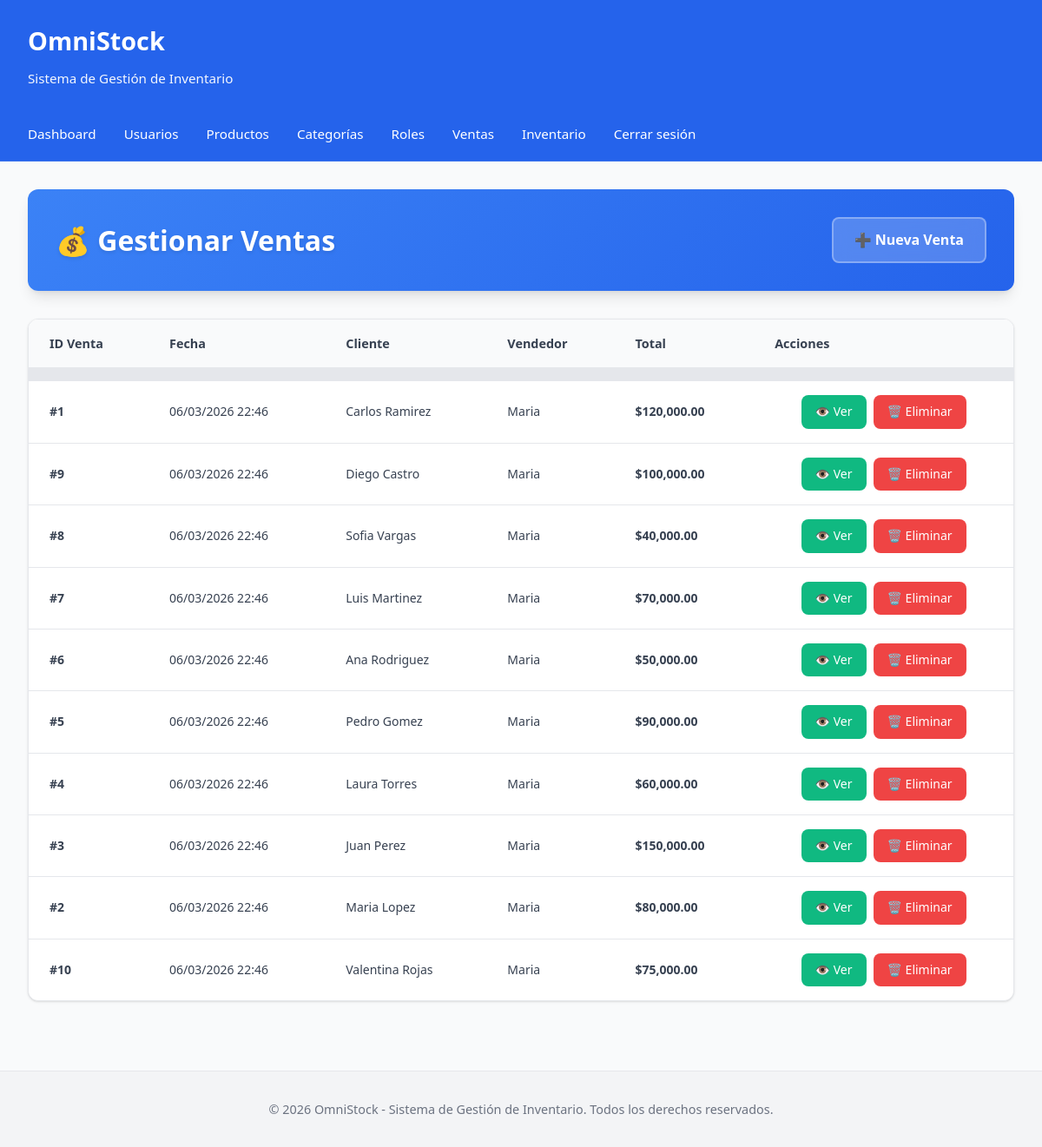
/ventas/index.php (signed in), run on the app's committed database.
### tables this page shows
CREATE TABLE ventas(
id_venta INT AUTO_INCREMENT PRIMARY KEY,
fecha TIMESTAMP DEFAULT CURRENT_TIMESTAMP,
cliente INT,
usuario INT,
total DECIMAL(10,2),
FOREIGN KEY (cliente) REFERENCES clientes(id_cliente),
FOREIGN KEY (usuario) REFERENCES usuarios(id_usuario)
);

CREATE TABLE clientes(
id_cliente INT AUTO_INCREMENT PRIMARY KEY,
nombre VARCHAR(100),
telefono VARCHAR(20),
correo VARCHAR(100)
);

CREATE TABLE usuarios(
id_usuario INT AUTO_INCREMENT PRIMARY KEY,
nom_usuario VARCHAR(50),
apell_usuario VARCHAR(50),
tipo_documento INT,
N_documento VARCHAR(20),
telefono VARCHAR(20),
correo_usuario VARCHAR(100),
password_usuario VARCHAR(255),
rol INT,
FOREIGN KEY (tipo_documento) REFERENCES tip_documento(id_tip_documento),
FOREIGN KEY (rol) REFERENCES rol(id_rol)
);

### ventas/index.php (the view, shortened to what this page needs)
<?php
include("../config/conexion.php");
include("../includes/header.php");
$sql = "SELECT v.id_venta, v.fecha, c.nombre, u.nom_usuario, v.total
FROM ventas v
LEFT JOIN clientes c ON v.cliente = c.id_cliente
LEFT JOIN usuarios u ON v.usuario = u.id_usuario
ORDER BY v.fecha DESC";
$result = $conn->query($sql);
?>
<div class="page-header">
    <h1>💰 Gestionar Ventas</h1>
    <div class="action-section">
        <a href="crear.php" class="btn-primary">
            ➕ Nueva Venta
        </a>
    </div>
</div>
<div class="data-table-container">
    <table class="data-table">
        <thead>
            <tr>
                <th>ID Venta</th>
                <th>Fecha</th>
                <th>Cliente</th>
                <th>Vendedor</th>
                <th>Total</th>
                <th>Acciones</th>
            </tr>
        </thead>
        <tbody>
            <?php
            if($result && $result->num_rows > 0){
                while($row=$result->fetch_assoc()){
            ?>
            <tr>
                <td class="sale-id">#<?php echo $row['id_venta']; ?></td>
                <td class="sale-date"><?php echo date('d/m/Y H:i', strtotime($row['fecha'])); ?></td>
                <td class="sale-client" title="<?php echo htmlspecialchars($row['nombre'] ?? 'Cliente no registrado'); ?>"><?php echo htmlspecialchars($row['nombre'] ?? 'Cliente no registrado'); ?></td>
                <td class="sale-user" title="<?php echo htmlspecialchars($row['nom_usuario'] ?? '-'); ?>"><?php echo htmlspecialchars($row['nom_usuario'] ?? '-'); ?></td>
                <td class="price-cell">$<?php echo number_format($row['total'], 2); ?></td>
                <td class="actions-cell">
                    <div class="action-buttons">
                        <a href="detalle.php?id=<?php echo $row['id_venta']; ?>" class="btn-action btn-view" title="Ver venta">
                            👁️ Ver
                        </a>
                        <a href="eliminar.php?id=<?php echo $row['id_venta']; ?>" class="btn-action btn-delete" title="Eliminar venta" onclick="return confirm('¿Está seguro de eliminar esta venta?')">
                            🗑️ Eliminar
                        </a>
                    </div>
                </td>
            </tr>
            <?php
                }
            }
            ?>
        </tbody>
    </table>
</div>
<?php include("../includes/footer.php"); ?>

### css/estilos.css (style rules this page uses)
* { margin: 0; padding: 0; box-sizing: border-box; }
body { font-family: 'Segoe UI', Tahoma, Geneva, Verdana, sans-serif; background-color: #f9fafb; color: #374151; line-height: 1.6; }
.page-header { margin-bottom: 2rem; }
table { width: 100%; border-collapse: collapse; background-color: white; border-radius: 8px; overflow: hidden; box-shadow: 0 1px 3px rgba(0, 0, 0, 0.08); }
thead { background-color: #f3f4f6; border-bottom: 2px solid #e5e7eb; }
th { padding: 1rem; text-align: left; font-weight: 600; color: #374151; font-size: 0.9rem; }
td { padding: 1rem; border-bottom: 1px solid #e5e7eb; }
tbody tr:last-child td { border-bottom: none; }

### ventas/index.php (style rules this page uses)
:root { --primary-color: #3b82f6; --primary-dark: #2563eb; --primary-light: #dbeafe; --success-color: #10b981; --warning-color: #f59e0b; --danger-color: #ef4444; --gray-50: #f9fafb; --gray-100: #f3f4f6; --gray-200: #e5e7eb; --gray-300: #d1d5db; --gray-400: #9ca3af; --gray-500: #6b7280; --gray-600: #4b5563; --gray-700: #374151; --gray-800: #1f2937; --gray-900: #111827; --shadow-sm: 0 1px 2px 0 rgb(0 0 0 / 0.05); --shadow: 0 1px 3px 0 rgb(0 0 0 / 0.1), 0 1px 2px -1px rgb(0 0 0 / 0.1); --shadow-md: 0 4px 6px -1px rgb(0 0 0 / 0.1), 0 2px 4px -2px rgb(0 0 0 / 0.1); --shadow-lg: 0 10px 15px -3px rgb(0 0 0 / 0.1), 0 4px 6px -4px rgb(0 0 0 / 0.1); --border-radius: 8px; --border-radius-lg: 12px; }
.page-header { background: linear-gradient(135deg, var(--primary-color) 0%, var(--primary-dark) 100%); color: white; padding: 2rem; border-radius: var(--border-radius-lg); margin-bottom: 2rem; box-shadow: var(--shadow-lg); display: flex; justify-content: space-between; align-items: center; flex-wrap: wrap; gap: 1rem; }
.page-header h1 { margin: 0; font-size: 2rem; font-weight: 700; text-shadow: 0 2px 4px rgba(0, 0, 0, 0.1); }
.action-section { display: flex; gap: 1rem; align-items: center; }
.btn-primary { background: rgba(255, 255, 255, 0.2); color: white; border: 2px solid rgba(255, 255, 255, 0.3); padding: 0.75rem 1.5rem; border-radius: var(--border-radius); text-decoration: none; font-weight: 600; transition: all 0.3s ease; display: inline-flex; align-items: center; gap: 0.5rem; backdrop-filter: blur(10px); }
.data-table-container { background: white; border-radius: var(--border-radius-lg); box-shadow: var(--shadow); overflow: hidden; border: 1px solid var(--gray-200); }
.data-table { width: 100%; border-collapse: collapse; font-size: 0.875rem; }
.data-table thead { background: var(--gray-50); border-bottom: 2px solid var(--gray-200); }
.data-table th { padding: 1rem 1.5rem; text-align: left; font-weight: 600; color: var(--gray-700); border-bottom: 1rem solid var(--gray-200); position: sticky; top: 0; background: var(--gray-50); z-index: 10; }
.data-table td { padding: 1rem 1.5rem; border-bottom: 1px solid var(--gray-200); color: var(--gray-700); vertical-align: middle; }
.data-table tbody tr:last-child td { border-bottom: none; }
.sale-id { font-weight: 600; color: var(--primary-dark); }
.sale-date { color: var(--gray-600); white-space: nowrap; }
.sale-client, .sale-user { max-width: 180px; overflow: hidden; text-overflow: ellipsis; white-space: nowrap; }
.price-cell { font-weight: 600; }
.actions-cell { text-align: center; }
.action-buttons { display: flex; gap: 0.5rem; justify-content: center; align-items: center; }
.btn-action { padding: 0.5rem 1rem; border-radius: var(--border-radius); text-decoration: none; font-size: 0.875rem; font-weight: 500; transition: all 0.2s ease; display: inline-flex; align-items: center; gap: 0.25rem; border: none; cursor: pointer; }
.btn-view { background: var(--success-color); color: white; }
.btn-delete { background: var(--danger-color); color: white; }
@media screen and (-webkit-min-device-pixel-ratio: 0) { .data-table { min-width: 0; } }
@media screen and (-webkit-min-device-pixel-ratio: 0) { .btn-primary, .btn-action { -webkit-appearance: none; border-radius: var(--border-radius); } }

### data on the page
ventas: id_venta "1", fecha "06/03/2026 22:46", cliente.nombre "Carlos Ramirez", usuario.nom_usuario "Maria", total "120,000.00"
ventas: id_venta "9", fecha "06/03/2026 22:46", cliente.nombre "Diego Castro", usuario.nom_usuario "Maria", total "100,000.00"
ventas: id_venta "8", fecha "06/03/2026 22:46", cliente.nombre "Sofia Vargas", usuario.nom_usuario "Maria", total "40,000.00"
ventas: id_venta "7", fecha "06/03/2026 22:46", cliente.nombre "Luis Martinez", usuario.nom_usuario "Maria", total "70,000.00"
ventas: id_venta "6", fecha "06/03/2026 22:46", cliente.nombre "Ana Rodriguez", usuario.nom_usuario "Maria", total "50,000.00"
ventas: id_venta "5", fecha "06/03/2026 22:46", cliente.nombre "Pedro Gomez", usuario.nom_usuario "Maria", total "90,000.00"
ventas: id_venta "4", fecha "06/03/2026 22:46", cliente.nombre "Laura Torres", usuario.nom_usuario "Maria", total "60,000.00"
ventas: id_venta "3", fecha "06/03/2026 22:46", cliente.nombre "Juan Perez", usuario.nom_usuario "Maria", total "150,000.00"
ventas: id_venta "2", fecha "06/03/2026 22:46", cliente.nombre "Maria Lopez", usuario.nom_usuario "Maria", total "80,000.00"
ventas: id_venta "10", fecha "06/03/2026 22:46", cliente.nombre "Valentina Rojas", usuario.nom_usuario "Maria", total "75,000.00"
